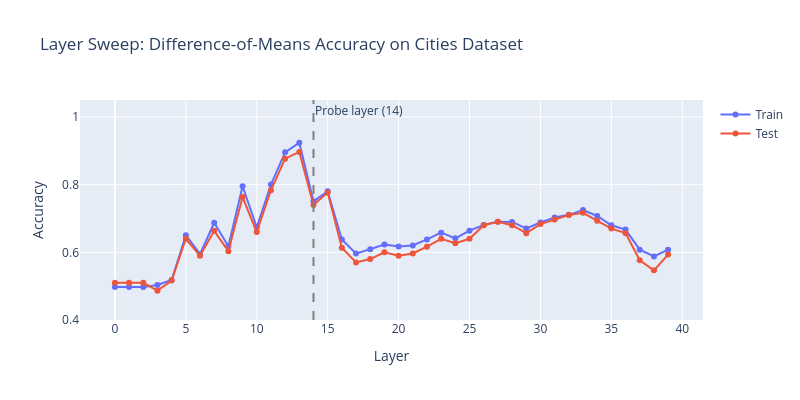

Here is the notebook cell this chart was saved with:
### Markdown cell above
### Exercise - implement layer sweep

> ```yaml
> Difficulty: 🔴🔴⚪⚪⚪
> Importance: 🔵🔵🔵🔵⚪
>
> You should spend up to 10-15 minutes on this exercise.
> Understanding which layers to probe is essential practical knowledge.
> ```

For each layer, extract activations for the cities dataset, train a simple difference-of-means classifier (direction = mean(true) - mean(false), classify by sign of dot product), and compute accuracy on a held-out test split.

### Code cell
import random

def layer_sweep_accuracy(
    statements: list[str],
    labels: Float[Tensor, " n"],
    model: AutoModelForCausalLM,
    tokenizer: AutoTokenizer,
    layers: list[int],
    train_frac: float = 0.8,
    batch_size: int = 25,
) -> dict[str, list[float]]:
    """
    For each layer, train a difference-of-means classifier and compute train/test accuracy.

    Args:
        statements: List of statements.
        labels: Binary labels (1=true, 0=false).
        model: The language model.
        tokenizer: The tokenizer.
        layers: List of layer indices to sweep over.
        train_frac: Fraction of data for training.
        batch_size: Batch size for activation extraction.

    Returns:
        Dict with keys "train_acc" and "test_acc", each a list of accuracies per layer.
    """
    perm = torch.randperm(len(statements))
    statements = [statements[i] for i in perm.tolist()]
    labels = labels[perm]

    n_train = int(len(statements) * train_frac)

    train_statements = statements[:n_train]
    test_statements = statements[n_train:]

    train_labels = labels[:n_train]
    test_labels = labels[n_train:]

    mean_layers_list = {layer: {"mean_true": 0, "mean_false": 0, "last_num_train_true": 0, "last_num_train_false": 0} for layer in layers}
    for start in range(0, len(train_statements), batch_size):
        batch = train_statements[start:start + batch_size]
        label_batch = train_labels[start:start + batch_size]

        tokenized_inputs = tokenizer(text=batch, return_tensors="pt", padding=True, truncation=False, max_length=512).to(model.device)
        with torch.no_grad():
            outputs = model(input_ids=tokenized_inputs["input_ids"], attention_mask=tokenized_inputs["attention_mask"], output_hidden_states=True)
        for layer in layers:
            hidden_states = outputs.hidden_states[layer + 1]
            last_non_padding_token_pos = torch.sum(tokenized_inputs["attention_mask"], dim=1) - 1
            last_token_acts = hidden_states[torch.arange(hidden_states.size(0)), last_non_padding_token_pos, :].squeeze(1).cpu().float() # (batch_size, d_model)

            if mean_layers_list[layer]["last_num_train_true"] == 0:
                mean_layers_list[layer]["mean_true"] = torch.mean(last_token_acts[label_batch == 1], dim=0)
            else:
                mean_layers_list[layer]["mean_true"] = (mean_layers_list[layer]["mean_true"] * mean_layers_list[layer]["last_num_train_true"] + torch.sum(last_token_acts[label_batch == 1], dim=0)) / (mean_layers_list[layer]["last_num_train_true"] + len(last_token_acts[label_batch == 1]))

            if mean_layers_list[layer]["last_num_train_false"] == 0:
                mean_layers_list[layer]["mean_false"] = torch.mean(last_token_acts[label_batch == 0], dim=0)
            else:
                mean_layers_list[layer]["mean_false"] = (mean_layers_list[layer]["mean_false"] * mean_layers_list[layer]["last_num_train_false"] + torch.sum(last_token_acts[label_batch == 0], dim=0)) / (mean_layers_list[layer]["last_num_train_false"] + len(last_token_acts[label_batch == 0]))

            mean_layers_list[layer]["last_num_train_true"] += len(last_token_acts[label_batch == 1])
            mean_layers_list[layer]["last_num_train_false"] += len(last_token_acts[label_batch == 0])
    
    # inference on train and test set
    def compute_accuracy(statements, labels, mean_layers, layer, batch_size):
        correct = 0
        for start in range(0, len(statements), batch_size):
            batch = statements[start:start + batch_size]
            tokenized_inputs = tokenizer(text=batch, return_tensors="pt", padding=True, truncation=False, max_length=512).to(model.device)
            last_non_padding_token_pos = torch.sum(tokenized_inputs["attention_mask"], dim=1) - 1
            with torch.no_grad():
                outputs = model(input_ids=tokenized_inputs["input_ids"], attention_mask=tokenized_inputs["attention_mask"], output_hidden_states=True)
            hidden_states = outputs.hidden_states[layer + 1]
            last_token_acts = hidden_states[torch.arange(hidden_states.size(0)), last_non_padding_token_pos, :].squeeze(1).cpu().float()
            decision = torch.matmul(last_token_acts, (mean_layers["mean_true"] - mean_layers["mean_false"]).squeeze(-1)).squeeze(-1)
            decision = (decision > 0).float()
            correct += torch.sum(decision == labels[start:start + len(batch)]).item()
        return correct / len(statements)

    dict_results = {"train_acc": [], "test_acc": []}
    for layer in layers:
        mean_true = mean_layers_list[layer]["mean_true"]
        mean_false = mean_layers_list[layer]["mean_false"]
        train_acc = compute_accuracy(train_statements, train_labels, mean_layers_list[layer], layer, batch_size)
        test_acc = compute_accuracy(test_statements, test_labels, mean_layers_list[layer], layer, batch_size)
        dict_results["train_acc"].append(train_acc)
        dict_results["test_acc"].append(test_acc)

    return dict_results


t.manual_seed(42)
all_layers = list(range(NUM_LAYERS))
cities_statements = datasets["cities"]["statement"].tolist()
cities_labels = t.tensor(datasets["cities"]["label"].values, dtype=t.float32)

sweep_results = layer_sweep_accuracy(cities_statements, cities_labels, model, tokenizer, all_layers)

# Print results as a table
sweep_df = pd.DataFrame(
    {
        "Layer": all_layers,
        "Train Acc": [f"{a:.3f}" for a in sweep_results["train_acc"]],
        "Test Acc": [f"{a:.3f}" for a in sweep_results["test_acc"]],
    }
)
display(sweep_df)

# Plot
fig = go.Figure()
fig.add_trace(go.Scatter(x=all_layers, y=sweep_results["train_acc"], mode="lines+markers", name="Train"))
fig.add_trace(go.Scatter(x=all_layers, y=sweep_results["test_acc"], mode="lines+markers", name="Test"))
fig.add_vline(x=PROBE_LAYER, line_dash="dash", line_color="gray", annotation_text=f"Probe layer ({PROBE_LAYER})")
fig.update_layout(
    title="Layer Sweep: Difference-of-Means Accuracy on Cities Dataset",
    xaxis_title="Layer",
    yaxis_title="Accuracy",
    yaxis_range=[0.4, 1.05],
    height=400,
    width=800,
)
fig.show()

best_layer = all_layers[int(np.argmax(sweep_results["test_acc"]))]
print(f"\nBest layer by test accuracy: {best_layer} ({max(sweep_results['test_acc']):.3f})")
print(f"Configured probe layer: {PROBE_LAYER} ({sweep_results['test_acc'][PROBE_LAYER]:.3f})")

### Figure 1 — Plotly figure (JSON) as saved in the notebook; plotly's stock layout.template omitted (floating-point values rounded to 4 significant figures)
{"data": [{"mode": "lines+markers", "name": "Train", "type": "scatter", "x": [0, 1, 2, 3, 4, 5, 6, 7, 8, 9, 10, 11, 12, 13, 14, 15, 16, 17, 18, 19, 20, 21, 22, 23, 24, 25, 26, 27, 28, 29, 30, 31, 32, 33, 34, 35, 36, 37, 38, 39], "y": [0.4975, 0.4975, 0.4975, 0.5033, 0.5184, 0.6505, 0.5945, 0.6873, 0.6179, 0.7952, 0.6739, 0.8002, 0.8955, 0.9239, 0.7508, 0.7801, 0.638, 0.5962, 0.6087, 0.6229, 0.6171, 0.6204, 0.638, 0.658, 0.6413, 0.6639, 0.6806, 0.6906, 0.6898, 0.6706, 0.6881, 0.7032, 0.7107, 0.7249, 0.7074, 0.6798, 0.6672, 0.6079, 0.5878, 0.6079]}, {"mode": "lines+markers", "name": "Test", "type": "scatter", "x": [0, 1, 2, 3, 4, 5, 6, 7, 8, 9, 10, 11, 12, 13, 14, 15, 16, 17, 18, 19, 20, 21, 22, 23, 24, 25, 26, 27, 28, 29, 30, 31, 32, 33, 34, 35, 36, 37, 38, 39], "y": [0.51, 0.51, 0.51, 0.4867, 0.5167, 0.64, 0.59, 0.6633, 0.6033, 0.7633, 0.66, 0.7833, 0.8767, 0.8967, 0.74, 0.7767, 0.6133, 0.57, 0.58, 0.6, 0.59, 0.5967, 0.6167, 0.64, 0.6267, 0.64, 0.68, 0.69, 0.68, 0.6567, 0.6833, 0.6967, 0.71, 0.7167, 0.6933, 0.67, 0.6567, 0.5767, 0.5467, 0.5933]}], "layout": {"annotations": [{"showarrow": false, "text": "Probe layer (14)", "x": 14, "xanchor": "left", "xref": "x", "y": 1, "yanchor": "top", "yref": "y domain"}], "height": 400, "shapes": [{"line": {"color": "gray", "dash": "dash"}, "type": "line", "x0": 14, "x1": 14, "xref": "x", "y0": 0, "y1": 1, "yref": "y domain"}], "title": {"text": "Layer Sweep: Difference-of-Means Accuracy on Cities Dataset"}, "width": 800, "xaxis": {"title": {"text": "Layer"}}, "yaxis": {"range": [0.4, 1.05], "title": {"text": "Accuracy"}}}}
